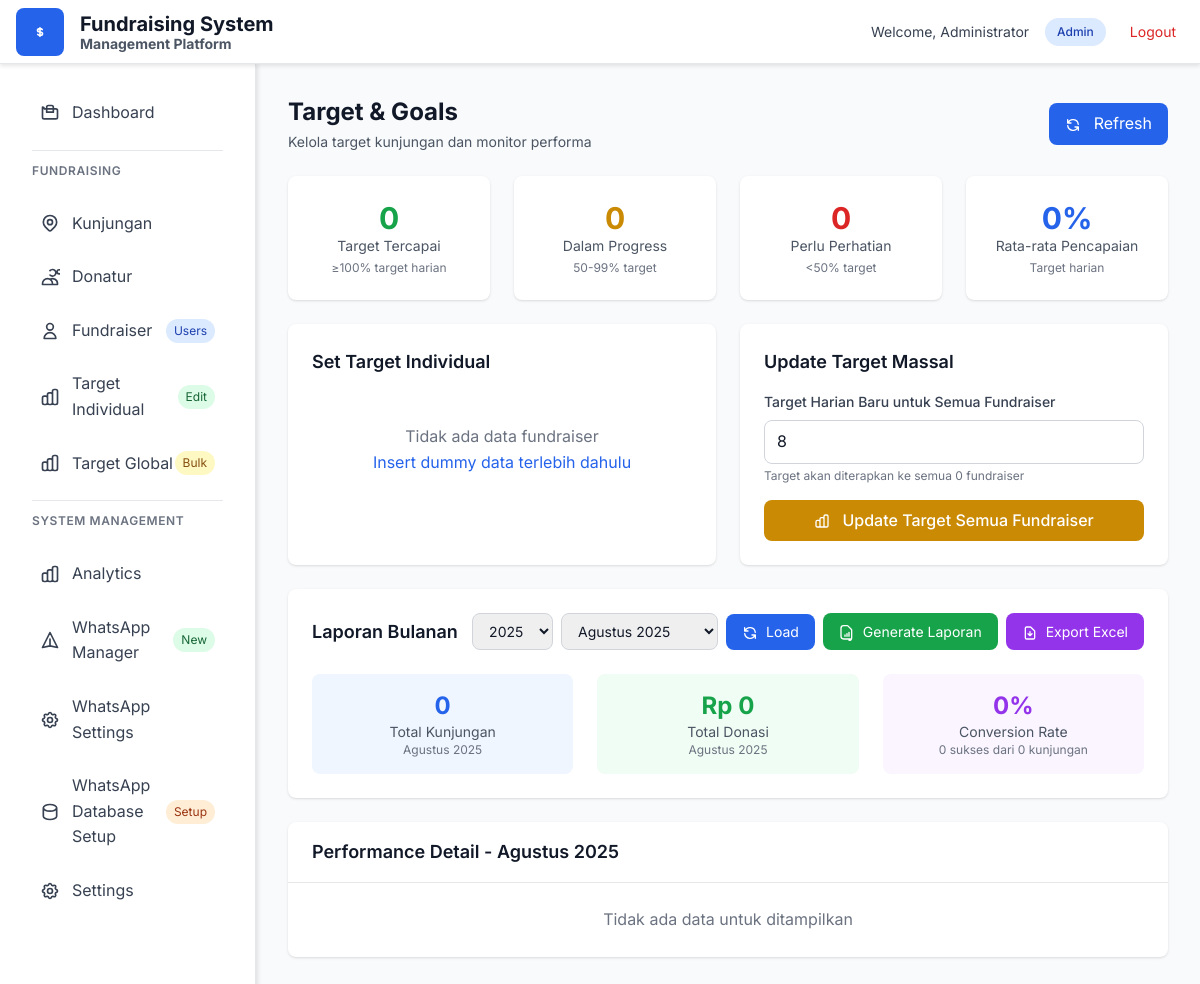
/target-new.php (signed in), run on an earlier commit of the app's database.
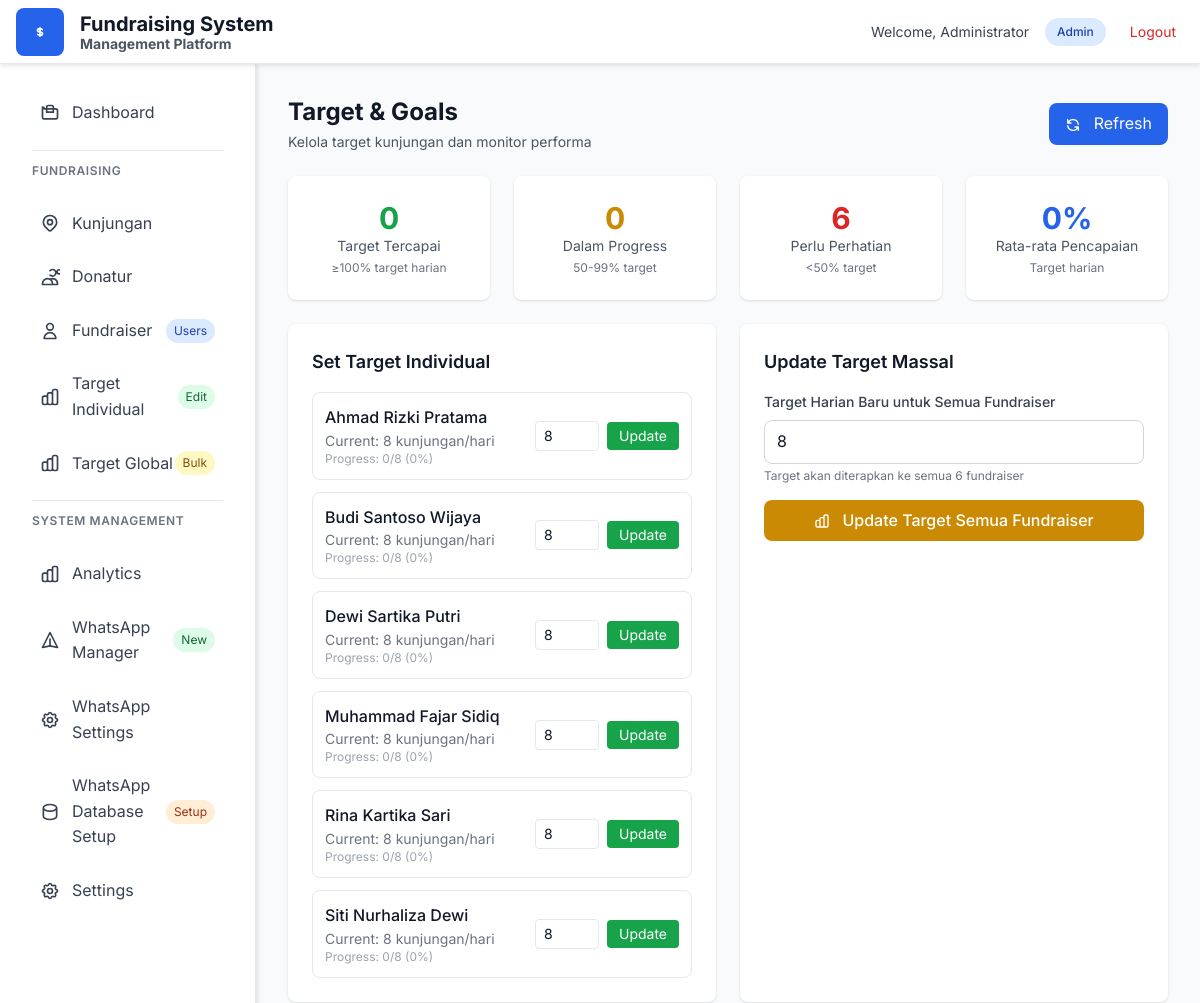
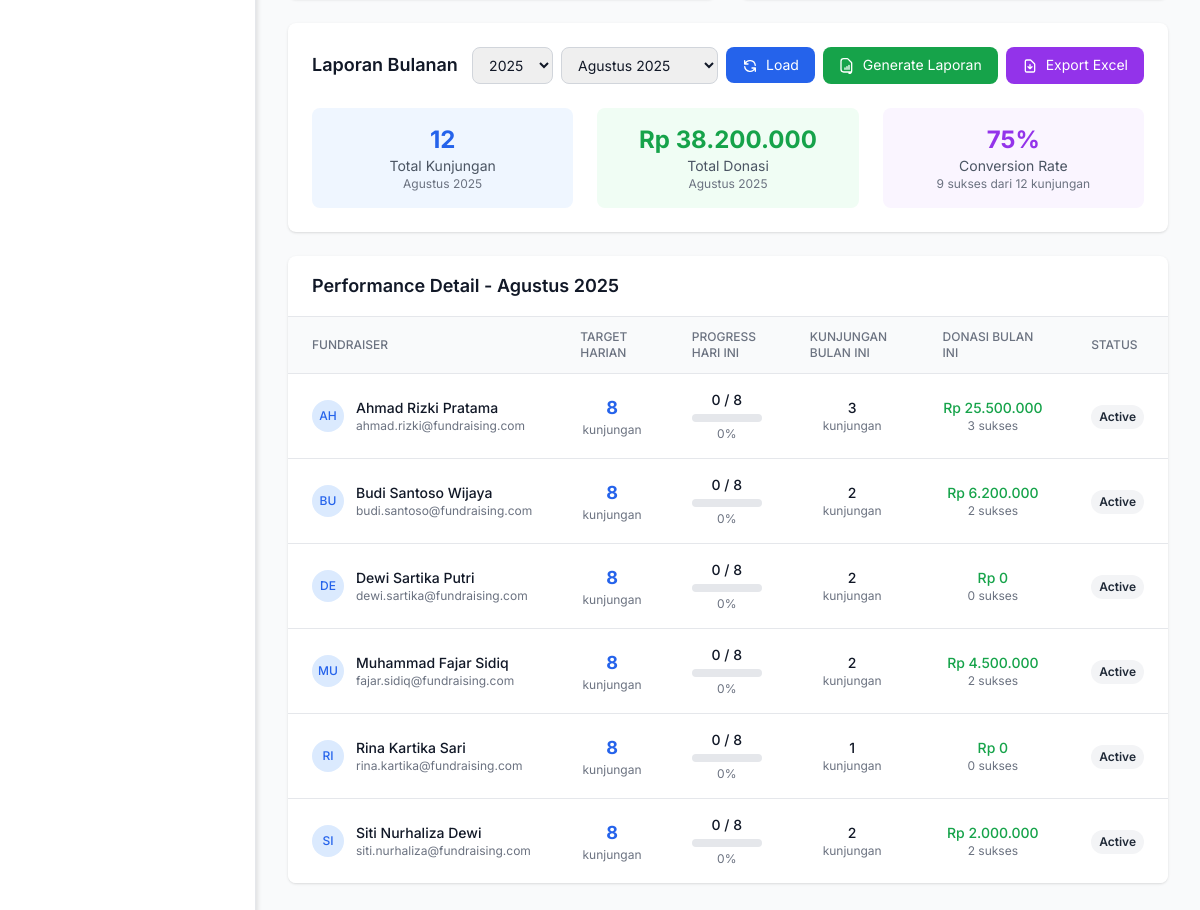
And on a later commit of the database (2 pictures, top to bottom).
### tables this page shows
CREATE TABLE `users` (
    `id` INT UNSIGNED NOT NULL AUTO_INCREMENT,
    `name` VARCHAR(150) NOT NULL,
    `email` VARCHAR(150) DEFAULT NULL,
    `username` VARCHAR(100) DEFAULT NULL,
    `password` VARCHAR(255) NOT NULL,
    `role` ENUM('admin','monitor','user') NOT NULL DEFAULT 'user',
    `status` ENUM('active','inactive') NOT NULL DEFAULT 'active',
    `target` INT UNSIGNED NOT NULL DEFAULT 8,
    `phone` VARCHAR(25) DEFAULT NULL,
    `created_at` TIMESTAMP NOT NULL DEFAULT CURRENT_TIMESTAMP,
    `updated_at` TIMESTAMP NULL DEFAULT CURRENT_TIMESTAMP ON UPDATE CURRENT_TIMESTAMP,
    PRIMARY KEY (`id`),
    UNIQUE KEY `uq_users_email` (`email`),
    UNIQUE KEY `uq_users_username` (`username`),
    KEY `idx_users_role` (`role`),
    KEY `idx_users_status` (`status`)
);

### target-new.php (the view, shortened to what the changed rows need)
<?php
include 'layout-header.php';
require_once 'config.php';
$currentYear = date('Y');
$currentMonth = date('n');
$selectedYear = $_GET['year'] ?? $currentYear;
$selectedMonth = $_GET['month'] ?? $currentMonth;
try {
    $stmt = $pdo->prepare("
        SELECT
            u.id,
            u.name,
            u.email,
            u.target,
            u.status,
            COALESCE(COUNT(CASE WHEN DATE(k.created_at) = CURDATE() THEN 1 END), 0) as kunjungan_hari_ini,
            COALESCE(COUNT(CASE WHEN YEAR(k.created_at) = ? AND MONTH(k.created_at) = ? THEN 1 END), 0) as kunjungan_bulan,
            COALESCE(SUM(CASE WHEN YEAR(k.created_at) = ? AND MONTH(k.created_at) = ? AND k.status = 'berhasil' THEN k.nominal ELSE 0 END), 0) as donasi_bulan,
            COALESCE(COUNT(CASE WHEN YEAR(k.created_at) = ? AND MONTH(k.created_at) = ? AND k.status = 'berhasil' THEN 1 END), 0) as sukses_bulan
        FROM users u
        LEFT JOIN kunjungan k ON u.id = k.fundraiser_id
        WHERE u.role = 'user'
        GROUP BY u.id, u.name, u.email, u.target, u.status
        ORDER BY u.name
    ");
    $stmt->execute([$selectedYear, $selectedMonth, $selectedYear, $selectedMonth, $selectedYear, $selectedMonth]);
    $fundraisers = $stmt->fetchAll(PDO::FETCH_ASSOC);
    $totalFundraisers = count($fundraisers);
    $targetTercapai = 0;
    $dalamProgress = 0;
    $perluPerhatian = 0;
    foreach ($fundraisers as $f) {
        $percent = $f['target'] > 0 ? ($f['kunjungan_hari_ini'] / $f['target']) * 100 : 0;
        if ($percent >= 100) {
            $targetTercapai++;
        } elseif ($percent >= 50) {
            $dalamProgress++;
        } else {
            $perluPerhatian++;
        }
    }
    $totalKunjunganBulan = array_sum(array_column($fundraisers, 'kunjungan_bulan'));
    $totalDonasiBulan = array_sum(array_column($fundraisers, 'donasi_bulan'));
    $totalSuksesBulan = array_sum(array_column($fundraisers, 'sukses_bulan'));
    $conversionRate = $totalKunjunganBulan > 0 ? round(($totalSuksesBulan / $totalKunjunganBulan) * 100, 1) : 0;
} catch (Exception $e) {
    $fundraisers = [];
    $error_message = $e->getMessage();
    $targetTercapai = 0;
    $dalamProgress = 0;
    $perluPerhatian = 0;
    $rataPencapaian = 0;
    $totalKunjunganBulan = 0;
    $totalDonasiBulan = 0;
    $conversionRate = 0;
}
?>
<div class="space-y-6">
    <div class="flex flex-col sm:flex-row sm:items-center sm:justify-between">
        <div>
            <h1 class="text-2xl font-bold text-gray-900">Target & Goals</h1>
        </div>
    </div>
    <div class="grid grid-cols-1 md:grid-cols-4 gap-6">
        <div class="bg-white rounded-lg shadow p-6 target-card">
            <div class="text-center">
                <div class="text-3xl font-bold text-red-600"><?php echo $perluPerhatian; ?></div>
                <div class="text-sm text-gray-600">Perlu Perhatian</div>
                <div class="text-xs text-gray-500 mt-1"><50% target</div>
            </div>
        </div>
    </div>
    <div class="grid grid-cols-1 lg:grid-cols-2 gap-6">
        <div class="bg-white rounded-lg shadow p-6">
            <h2 class="text-lg font-semibold text-gray-900 mb-4">Set Target Individual</h2>
            <?php if (!empty($fundraisers)): ?>
            <div class="space-y-3">
                <?php foreach ($fundraisers as $f): ?>
                <div class="flex items-center justify-between p-3 border rounded-lg">
                    <div class="flex-1">
                        <div class="font-medium text-gray-900"><?php echo htmlspecialchars($f['name']); ?></div>
                        <div class="text-sm text-gray-500">Current: <?php echo $f['target']; ?> kunjungan/hari</div>
                        <div class="text-xs text-gray-400">Progress: <?php echo $f['kunjungan_hari_ini']; ?>/<?php echo $f['target']; ?> (<?php echo $f['target'] > 0 ? round(($f['kunjungan_hari_ini'] / $f['target']) * 100, 1) : 0; ?>%)</div>
                    </div>
                    <?php if ($user_role === 'admin'): ?>
                    <div class="flex items-center space-x-2">
                        <form method="POST" class="flex items-center space-x-2">
                            <input type="number" name="target" value="<?php echo $f['target']; ?>" min="1" max="50"
                                   class="w-16 px-2 py-1 text-sm border rounded focus:ring-2 focus:ring-blue-500">
                            <button type="submit" class="px-3 py-1 bg-green-600 text-white text-sm rounded hover:bg-green-700 transition-colors">
                                Update
                            </button>
                        </form>
                    </div>
                    <?php endif; ?>
                </div>
                <?php endforeach; ?>
            </div>
            <?php else: ?>
            <div class="text-center py-8 text-gray-500">
                <p>Tidak ada data fundraiser</p>
                <a href="dashboard.php" class="text-blue-600 hover:text-blue-800">Insert dummy data terlebih dahulu</a>
            </div>
            <?php endif; ?>
        </div>
        <?php if ($user_role === 'admin'): ?>
        <div class="bg-white rounded-lg shadow p-6">
            <h2 class="text-lg font-semibold text-gray-900 mb-4">Update Target Massal</h2>
            <form method="POST" class="space-y-4">
                <div>
                    <label for="new_target" class="block text-sm font-medium text-gray-700 mb-2">
                        Target Harian Baru untuk Semua Fundraiser
                    </label>
                    <input type="number" id="new_target" name="new_target" min="1" max="50" value="8"
                           class="w-full px-3 py-2 border border-gray-300 rounded-lg focus:outline-none focus:ring-2 focus:ring-blue-500">
                    <p class="mt-1 text-xs text-gray-500">Target akan diterapkan ke semua <?php echo $totalFundraisers; ?> fundraiser</p>
                </div>
                <button type="submit" onclick="return confirm('Update target semua fundraiser ke ' + document.getElementById('new_target').value + ' kunjungan per hari?')"
                        class="w-full px-4 py-2 bg-yellow-600 text-white font-medium rounded-lg hover:bg-yellow-700 transition-colors">
                    Update Target Semua Fundraiser
                </button>
            </form>
        </div>
        <?php endif; ?>
    </div>
    <div class="bg-white rounded-lg shadow p-6">
        <div class="flex flex-col sm:flex-row sm:items-center sm:justify-between mb-6">
            <h2 class="text-lg font-semibold text-gray-900">Laporan Bulanan</h2>
                        <?php
                        $months = [
                            1 => 'Januari', 2 => 'Februari', 3 => 'Maret', 4 => 'April',
                            5 => 'Mei', 6 => 'Juni', 7 => 'Juli', 8 => 'Agustus',
                            9 => 'September', 10 => 'Oktober', 11 => 'November', 12 => 'Desember'
                        ];
                        ?>
        </div>
        <div class="grid grid-cols-1 md:grid-cols-3 gap-6">
            <div class="text-center p-4 bg-blue-50 rounded-lg">
                <div class="text-2xl font-bold text-blue-600"><?php echo number_format($totalKunjunganBulan); ?></div>
                <div class="text-sm text-gray-600">Total Kunjungan</div>
                <div class="text-xs text-gray-500"><?php echo $months[$selectedMonth]; ?> <?php echo $selectedYear; ?></div>
            </div>
            <div class="text-center p-4 bg-green-50 rounded-lg">
                <div class="text-2xl font-bold text-green-600">Rp <?php echo number_format($totalDonasiBulan, 0, ',', '.'); ?></div>
                <div class="text-sm text-gray-600">Total Donasi</div>
                <div class="text-xs text-gray-500"><?php echo $months[$selectedMonth]; ?> <?php echo $selectedYear; ?></div>
            </div>
            <div class="text-center p-4 bg-purple-50 rounded-lg">
                <div class="text-2xl font-bold text-purple-600"><?php echo $conversionRate; ?>%</div>
                <div class="text-sm text-gray-600">Conversion Rate</div>
                <div class="text-xs text-gray-500"><?php echo $totalSuksesBulan; ?> sukses dari <?php echo $totalKunjunganBulan; ?> kunjungan</div>
            </div>
        </div>
    </div>
    <div class="bg-white rounded-lg shadow overflow-hidden">
        <div class="px-6 py-4 border-b border-gray-200">
            <h2 class="text-lg font-semibold text-gray-900">Performance Detail - <?php echo $months[$selectedMonth]; ?> <?php echo $selectedYear; ?></h2>
        </div>
        <?php if (!empty($fundraisers)): ?>
        <div class="overflow-x-auto">
            <table class="min-w-full divide-y divide-gray-200">
                <thead class="bg-gray-50">
                    <tr>
                        <th class="px-6 py-3 text-left text-xs font-medium text-gray-500 uppercase">Fundraiser</th>
                        <th class="px-6 py-3 text-left text-xs font-medium text-gray-500 uppercase">Target Harian</th>
                        <th class="px-6 py-3 text-left text-xs font-medium text-gray-500 uppercase">Progress Hari Ini</th>
                        <th class="px-6 py-3 text-left text-xs font-medium text-gray-500 uppercase">Kunjungan Bulan Ini</th>
                        <th class="px-6 py-3 text-left text-xs font-medium text-gray-500 uppercase">Donasi Bulan Ini</th>
                        <th class="px-6 py-3 text-left text-xs font-medium text-gray-500 uppercase">Status</th>
                    </tr>
                </thead>
                <tbody class="bg-white divide-y divide-gray-200">
                    <?php foreach ($fundraisers as $f): ?>
                    <tr class="hover:bg-gray-50">
                        <td class="px-6 py-4 whitespace-nowrap">
                            <div class="flex items-center">
                                <div class="h-8 w-8 rounded-full bg-blue-100 flex items-center justify-center mr-3">
                                    <span class="text-xs font-medium text-blue-600"><?php echo strtoupper(substr($f['name'], 0, 2)); ?></span>
                                </div>
                                <div>
                                    <div class="text-sm font-medium text-gray-900"><?php echo htmlspecialchars($f['name']); ?></div>
                                    <div class="text-xs text-gray-500"><?php echo htmlspecialchars($f['email']); ?></div>
                                </div>
                            </div>
                        </td>
                        <td class="px-6 py-4 whitespace-nowrap text-center">
                            <div class="text-lg font-bold text-blue-600"><?php echo $f['target']; ?></div>
                            <div class="text-xs text-gray-500">kunjungan</div>
                        </td>
                        <td class="px-6 py-4 whitespace-nowrap">
                            <div class="text-center">
                                <div class="text-sm font-medium"><?php echo $f['kunjungan_hari_ini']; ?> / <?php echo $f['target']; ?></div>
                                <?php
                                    $percent = $f['target'] > 0 ? min(100, round(($f['kunjungan_hari_ini'] / $f['target']) * 100)) : 0;
                                ?>
                                <div class="w-full bg-gray-200 rounded-full h-2 mt-1">
                                </div>
                                <div class="text-xs text-gray-500 mt-1"><?php echo $percent; ?>%</div>
                            </div>
                        </td>
                        <td class="px-6 py-4 whitespace-nowrap text-center">
                            <div class="text-sm font-medium text-gray-900"><?php echo number_format($f['kunjungan_bulan']); ?></div>
                            <div class="text-xs text-gray-500">kunjungan</div>
                        </td>
                        <td class="px-6 py-4 whitespace-nowrap text-center">
                            <div class="text-sm font-medium text-green-600">Rp <?php echo number_format($f['donasi_bulan'], 0, ',', '.'); ?></div>
                            <div class="text-xs text-gray-500"><?php echo number_format($f['sukses_bulan']); ?> sukses</div>
                        </td>
                        <td class="px-6 py-4 whitespace-nowrap text-center">
                            <span class="inline-flex px-2 py-1 text-xs font-semibold rounded-full <?php
                                echo $f['status'] === 'aktif' ? 'bg-green-100 text-green-800' : 'bg-gray-100 text-gray-800';
                            ?>">
                                <?php echo ucfirst($f['status']); ?>
                            </span>
                        </td>
                    </tr>
                    <?php endforeach; ?>
                </tbody>
            </table>
        </div>
        <?php else: ?>
        <div class="p-6 text-center text-gray-500">
            <p>Tidak ada data untuk ditampilkan</p>
        </div>
        <?php endif; ?>
    </div>
</div>
<?php include 'layout-footer.php'; ?>

What changed in the data, as far as the page shows it:
added users: name "Ahmad Rizki Pratama", target "8", kunjungan_hari_ini "0", target "0", name "AH", email "ahmad.rizki@fundraising.com", percent "0", kunjungan_bulan "3", donasi_bulan "25.500.000", sukses_bulan "3", status "Active"
added users: name "Budi Santoso Wijaya", target "8", kunjungan_hari_ini "0", target "0", name "BU", email "budi.santoso@fundraising.com", percent "0", kunjungan_bulan "2", donasi_bulan "6.200.000", sukses_bulan "2", status "Active"
added users: name "Dewi Sartika Putri", target "8", kunjungan_hari_ini "0", target "0", name "DE", email "dewi.sartika@fundraising.com", percent "0", kunjungan_bulan "2", donasi_bulan "0", sukses_bulan "0", status "Active"
added users: name "Muhammad Fajar Sidiq", target "8", kunjungan_hari_ini "0", target "0", name "MU", email "fajar.sidiq@fundraising.com", percent "0", kunjungan_bulan "2", donasi_bulan "4.500.000", sukses_bulan "2", status "Active"
added users: name "Rina Kartika Sari", target "8", kunjungan_hari_ini "0", target "0", name "RI", email "rina.kartika@fundraising.com", percent "0", kunjungan_bulan "1", donasi_bulan "0", sukses_bulan "0", status "Active"
added users: name "Siti Nurhaliza Dewi", target "8", kunjungan_hari_ini "0", target "0", name "SI", email "siti.nurhaliza@fundraising.com", percent "0", kunjungan_bulan "2", donasi_bulan "2.000.000", sukses_bulan "2", status "Active"
Also different on the page:
$perluPerhatian: "0" → "6"
$totalFundraisers: "0" → "6"
$totalKunjunganBulan: "0" → "12"
$totalDonasiBulan: "0" → "38.200.000"
$conversionRate: "0" → "75"
$totalSuksesBulan: "0" → "9"
text no longer shown: "Tidak ada data fundraiser Insert dummy data terlebih dahulu Tidak ada data untuk ditampilkan"
text now shown: "FUNDRAISER TARGET HARIAN PROGRESS HARI INI KUNJUNGAN BULAN INI DONASI BULAN INI STATUS"
